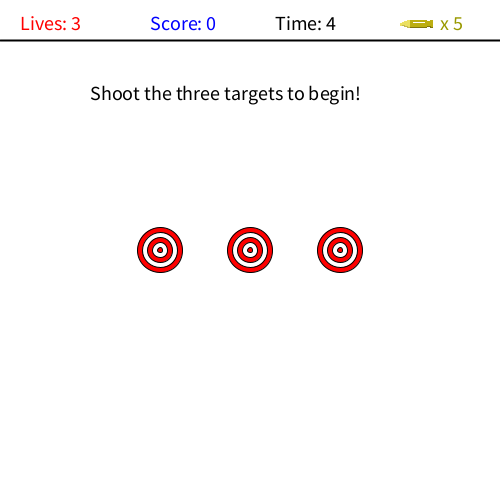
Frame 1 (no input)
Frame 60 (the mouse pressed at the canvas centre just before this capture): identical to frame 1, image omitted
Frame 120 (the mouse held since frame 60 and released just before this capture): identical to frame 1, image omitted

The Processing sketch that drew this single still picture (run headless with seeded random() and noise(); from frame 60 on, the mouse is pressed at the canvas centre):

// Processing sketch: Hit_Target_Tweak_Compat
// ── Hit_Target_Tweak_Compat.pde
/**
 * This is a tweak of 'Day 1' by Jane McDonough. It represents the targets using a class based system. Also, they will respawn and provide points if shot.
 *
 * Click to shoot. Try your best to shoot the targets. If you miss, you will waste a bullet. If you shoot all three targets of the current wave, three more will pop out. If you take too long, you will lose a life.
 *
 * Also,
 * ~ (Tilde) - Displays FPS counter
 *
 * This has been ported to be compatible with OpenProcessing.
 */

/**
 * This is a tweak of 'Day 1' by Jane McDonough. It represents the targets using
 * a class based system. Also, they will respawn and provide points if shot.
 *
 * Ported to OpenProcessing, due to Java security issues.
 *
 * Author: Jane McDonough (Original), Martino Kuan (Tweaked version)
 *
 */

// Must multiply by 60 due to '60 frames per second'.
//
public static final int MAX_TIME_DELAY = 60 * 4;
public static final int MAX_BULLETS = 5;
public static final int MAX_LIVES = 3;

public static int numLives = 3;
public static int numBullets = MAX_BULLETS;
public static int score = 0;
public static int timeBeforeNextSpawn = 0;
public static boolean gameStarted = false;
public static boolean gameEnabled = false;

private ArrayList<Target> targetList;
private FramesCounter frameCounter;
private UserInterface userInterface;

public void setup()
{
    // Set up graphics.
    //
    size(500, 500);
    frameRate(60);
    smooth();
    
    // Initialize variables.
    //
    targetList = new ArrayList<Target>();
    frameCounter = new FramesCounter();
    userInterface = new UserInterface();
    timeBeforeNextSpawn = MAX_TIME_DELAY;
    
    // Set up starting targets.
    //
    targetList.add(new Target(new PVector(160, 250)));
    targetList.add(new Target(new PVector(250, 250)));
    targetList.add(new Target(new PVector(340, 250)));
}

public void draw()
{
    background(255);
    cursor(CROSS);
    
    for (Target target : targetList)
    {
        target.show();
    }
    
    if (gameEnabled)
    {
        if (targetList.isEmpty())
        {
            respawnTargets();
        }
        else if (timeBeforeNextSpawn <= 0)
        {
            targetList = new ArrayList<Target>(0);
            
            numLives--;
            
            if (numLives >= 0)
            {
                respawnTargets();
            }
            else
            {
                gameEnabled = false;
                completeResetTargets();
            }
        }
        else
        {
            timeBeforeNextSpawn--;
        }
    }
    else
    {
        if (targetList.isEmpty())
        {
            score = 0;
            numLives = MAX_LIVES;
            respawnTargets();
            gameEnabled = true;
            gameStarted = true;
        }
    }
    
    frameCounter.show();
    userInterface.show();
}

public void mouseReleased()
{
    if (gameEnabled)
    {
        if (numBullets > 0)
        {
            numBullets--;
            
            for (int i = 0; i < targetList.size(); i++)
            {
                if (targetList.get(i).detectShot())
                {
                    targetList.remove(i);
                    score++;
                    return;
                }
            }
        }
    }
    else
    {
        for (int i = 0; i < targetList.size(); i++)
        {
            if (targetList.get(i).detectShot())
            {
                targetList.remove(i);
                return;
            }
        }
    }
}

public void keyReleased()
{
    frameCounter.update();
}

public void respawnTargets()
{
    // Spawn three targets
    //
    for (int do3x = 0; do3x < 3; do3x++)
    {
        // Create a new target with random positions. They will not go off the
        // screen due to adjustments.
        //
        int randomX = (int)(random(410) + 45);
        int randomY = (int)(random(360) + 85);
        
        Target target = new Target(new PVector(randomX, randomY));
        
        // Determine if the spawns conflict, by going through the list of
        // targets.
        //
        for (int i = 0; i < targetList.size(); i++)
        {
            // If a conflict is detected, randomize location again.
            //
            while (target.detectSpawnCollide(targetList.get(i)))
            {
                randomX = (int)(random(410) + 45);
                randomY = (int)(random(360) + 85);
                
                target.setPosition(new PVector(randomX, randomY));
                
                i = 0;
            }
        }
        
        targetList.add(target);
    }
    
    numBullets = MAX_BULLETS;
    timeBeforeNextSpawn = MAX_TIME_DELAY;
}

public void completeResetTargets()
{
    targetList = new ArrayList<Target>(3);
    
    targetList.add(new Target(new PVector(160, 250)));
    targetList.add(new Target(new PVector(250, 250)));
    targetList.add(new Target(new PVector(340, 250)));
}


/**
* Bullet.pde
*/
public class Bullet
{
    private PVector position;
    
    public Bullet(PVector position)
    {
        this.position = position;
    }
    
    public void show()
    {
        // Since I cannot upload my image to OpenProcessing without messing up format,
        // I will need to replicate it using draw.
        // 
        strokeWeight(1);
        
        // Bullet Tip
        //
        stroke(#EBE061);
        fill(#EBE061);
        rect(getPosition().x, getPosition().y + 3, 2, 2);
        rect(getPosition().x + 2, getPosition().y + 2, 2, 3);
        rect(getPosition().x + 4, getPosition().y + 1, 3, 5);
        rect(getPosition().x + 7, getPosition().y, 3, 7);
        
        // Bullet Tip Shadow
        //
        stroke(#C4BA50);
        fill(#C4BA50);
        rect(getPosition().x + 2, getPosition().y + 5, 2, 0);
        rect(getPosition().x + 4, getPosition().y + 6, 3, 0);
        rect(getPosition().x + 7, getPosition().y + 7, 3, 0);
        
        // Bullet Body
        //
        stroke(#BCAE12);
        fill(#BCAE12);
        rect(getPosition().x + 10, getPosition().y, 16, 7);
        rect(getPosition().x + 27, getPosition().y + 1, 3, 5);
        rect(getPosition().x + 30, getPosition().y, 2, 7);
        
        // Bullet Body Shadow
        //
        stroke(#80760C);
        fill(#BCAE12);
        rect(getPosition().x + 10, getPosition().y + 7, 16, 0);
        rect(getPosition().x + 27, getPosition().y + 6, 3, 0);
        rect(getPosition().x + 30, getPosition().y + 7, 2, 0);
        
        // Shine
        //
        stroke(255);
        fill(255);
        rect(getPosition().x + 13, getPosition().y + 2, 11, 0);
    }
    
    //
    // Getters / Setters
    //
    
    public PVector getPosition()
    {
        return this.position;
    }
    
    public void setPosition(PVector position)
    {
        this.position = position;
    }
}
/**
* FramesCounter.pde
*/
public class FramesCounter
{
    public static final int F3_VALUE = 114;
    public static final int TILDE_VALUE = 192;
  
    private int currentFrames, fpsTimer;
    private boolean enabled;
   
    public FramesCounter()
    {
    }
   
    public FramesCounter(boolean enabled)
    {
        this.enabled = enabled;
    }
   
    public void update()
    {
        if (keyCode == TILDE_VALUE)
        {
            setEnabled(!isEnabled());
            setFpsTimer(0);
        }
    }
   
    public void show()
    {
        if (isEnabled())
        {
            if (getFpsTimer() >= 5)
            {
                setCurrentFrames((int)frameRate);
                setFpsTimer(0);
            }
  
            fill(0);
            textSize(12);
   
            // text(fpsTimer, 100, 100); //debug
            text(getCurrentFrames(), width - 20, height - 5);
   
            setFpsTimer(getFpsTimer() + 1);
        }
    }
      
    //
    // Getters / Setters
    //
      
    public int getCurrentFrames()
    {
        return this.currentFrames;
    }
      
    public void setCurrentFrames(int currentFrames)
    {
        this.currentFrames = currentFrames;
    }
      
    public boolean isEnabled()
    {
        return this.enabled;
    }
   
    public void setEnabled(boolean isEnabled)
    {
        this.enabled = isEnabled;
    }
      
    public int getFpsTimer()
    {
        return this.fpsTimer;
    }
      
    public void setFpsTimer(int fpsTimer)
    {
        this.fpsTimer = fpsTimer;
    }
}
/**
* Target.pde
*/
public class Target
{
    public static final int DEFAULT_RINGS = 5;
    
    private PVector position;
    private color color1, color2;
    private int rings;
    
    private Target() { }
    
    public Target(PVector position)
    {
        this(position, DEFAULT_RINGS);
    }

    public Target(PVector position, int rings)
    {
        this(position, rings, color(255, 0, 0));
    }
    
    public Target(PVector position, int rings, color color1)
    {
        this(position, rings, color1, color(255));
    }
    
    public Target(PVector position, int rings, color color1, color color2)
    {
        this.position = position;
        this.rings = rings;
        this.color1 = color1;
        this.color2 = color2;
    }
    
    public boolean detectShot()
    {
        float distance = dist(getPosition().x, getPosition().y, mouseX, mouseY);
        
        return (distance < ((getRings() - 1) * 5) + 5);
    }
    
    public boolean detectSpawnCollide(Target target)
    {
        if (this == target)
        {
            return false;
        }
        
        float distance = dist(this.getPosition().x, this.getPosition().y,
                                target.getPosition().x, target.getPosition().y);
                                
        return (distance < ((getRings() - 1) * 10) + 5);
    }
    
    public void show()
    {
        stroke(0);
        strokeWeight(1);
        
        for (int i = getRings() - 1; i >= 0; i--)
        {
            if (i % 2 == 0)
            {
                /* Blue color hitbox test.
                if (detectShot())
                    fill(0, 0, 255);
                else
                */
                fill(getColor1());
            }
            else
            {
                fill(getColor2());
            }
            
            int diameter = 5 + (i * 10);
            ellipse(getPosition().x, getPosition().y, diameter, diameter);
        }
    }
    
    //
    // Getters / Setters
    //
    
    public color getColor1()
    {
        return this.color1;
    }
    
    public void setColor1(color color1)
    {
        this.color1 = color1;
    }
    
    public color getColor2()
    {
        return this.color2;
    }
    
    public void setColor2(color color2)
    {
        this.color2 = color2;
    }
    
    public PVector getPosition()
    {
        return this.position;
    }
    
    public void setPosition(PVector position)
    {
        this.position = position;
    }
    
    public int getRings()
    {
        return this.rings;
    }
    
    public void setRings(int rings)
    {
        this.rings = rings;
    }
}
/**
* UserInterface.pde
*/
public class UserInterface
{
    private Bullet bullet;
    
    public UserInterface()
    {
        bullet = new Bullet(new PVector(400, 20));
    }
    
    public void show()
    {
        textSize(20);
        
        if (gameStarted)
        {
            if (!gameEnabled)
            {
                fill(0);
                text("Game Over", 190, 100);
                text("Shoot the three targets to restart.", 90, 120);
            }
        }
        else
        {
            fill(0);
            text("Shoot the three targets to begin!", 90, 100);
        }
        
        stroke(0);
        strokeWeight(2);
        line(0, 40, width, 40);
        
        // Display lives.
        fill(255, 0, 0);
        
        if (numLives >= 0)
        {
            text("Lives: " + numLives, 20, 30);
        }
        else
        {
            text("Lives: 0", 20, 30);
        }
        
        // Display number of bullets
        bullet.show();
        fill(153, 153, 0);
        text("x " + numBullets, 440, 30);
        
        // Display score
        //
        fill(0, 0, 255);
        text("Score: " + score, 150, 30);
        
        // Display time
        //
        fill(0);
        text("Time: " + (int)(timeBeforeNextSpawn / 60), 275, 30);
    }
}
